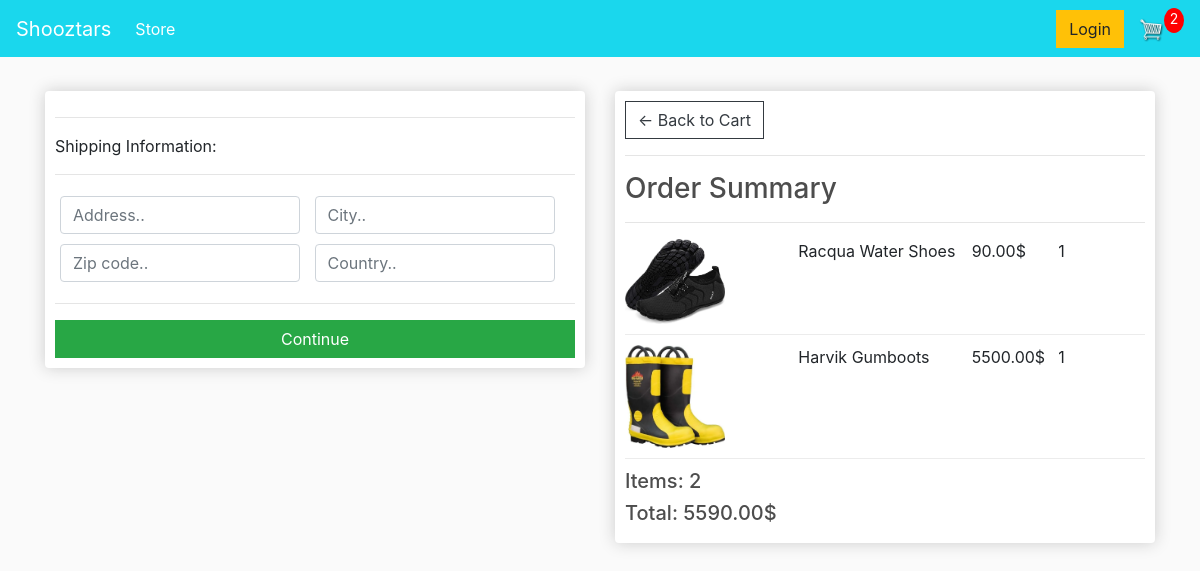
Screenshot of /checkout/ (signed in) with the database file from the repository.
### store/models.py (models this page shows, shortened)
class OrderItem(models.Model):
    product = models.ForeignKey(Product, on_delete=models.SET_NULL, null=True)
    order = models.ForeignKey(Order, on_delete=models.SET_NULL, null=True)
    quantity = models.IntegerField(default=0, null=True, blank=True)
    date_added = models.DateTimeField(auto_now_add=True)
    @property
    def get_total(self):
        total = self.product.price * self.quantity
        return total

class Product(models.Model):
    name = models.CharField(max_length=200)
    price = models.DecimalField(max_digits=12, decimal_places=2)
    digital = models.BooleanField(default=False, null=True, blank=True)
    image = models.ImageField(null=True, blank=True)
    @property
    def imageURL(self):
        try:
            url = self.image.url
        except:
            url = ''
        return url

class Order(models.Model):
    customer = models.ForeignKey(Customer, on_delete=models.SET_NULL, null=True, blank=True)
    date_ordered = models.DateTimeField(auto_now_add=True)
    complete = models.BooleanField(default=False)
    transaction_id = models.CharField(max_length=100, null=True)
    @property
    def shipping(self):
        shipping = False
        orderItems = self.orderitem_set.all()
        for i in orderItems:
            if i.product.digital == False:
                shipping = True
        return shipping
    @property
    def get_cart_total(self):
        orderitems = self.orderitem_set.all()
        total = sum([item.get_total for  item in orderitems])
        return total
    @property
    def get_cart_items(self):
        orderitems = self.orderitem_set.all()
        total = sum([item.quantity for  item in orderitems])
        return total

### store/views.py (the view)
# urls.py: path('checkout/', views.checkout, name = "checkout"),
def checkout(request):
    data = cartData(request)
    cartItems = data['cartItems']
    order = data['order']
    items = data['items']
    context = {'items':items, 'order':order, 'cartItems': cartItems}
    return render(request, 'store/checkout.html', context)

### store/utils.py (called while the page is built)
def cartData(request):
    if request.user.is_authenticated:
        customer = request.user.customer
        order, created = Order.objects.get_or_create(customer=customer, complete=False)
        items =  order.orderitem_set.all()
        cartItems = order.get_cart_items
    else:
        cookieData = cookieCart(request)
        cartItems = cookieData['cartItems']
        order = cookieData['order']
        items = cookieData['items']
    return{'cartItems':cartItems, 'order':order, 'items':items}

### store/templates/store/checkout.html (shortened to what this page needs)
{% extends 'store/main.html'%}
{% load static %}
{% block content%}
    <div class="row">
        <div class="col-lg-6">
            <div class="box-element" id="form-wrapper">
                <form id="form">
                    <div id="shipping-info">
                        <hr>
                        <p>Shipping Information:</p>
                        <hr>
                        <div class="form-field">
                            <input class="form-control" type="text" name="address" placeholder="Address..">
                        </div>
                        <div class="form-field">
                            <input class="form-control" type="text" name="city" placeholder="City..">
                        </div>
                        <div class="form-field">
                            <input class="form-control" type="text" name="zipcode" placeholder="Zip code..">
                        </div>
                        <div class="form-field">
                            <input class="form-control" type="text" name="country" placeholder="Country..">
                        </div>
                    </div>
                    <hr>
                    <input id="form-button" class="btn btn-success btn-block" type="submit" value="Continue">
                </form>
            </div>
            <br>
        </div>
        <div class="col-lg-6">
            <div class="box-element">
                <a  class="btn btn-outline-dark" href="{% url 'cart' %}">&#x2190; Back to Cart</a>
                <hr>
                <h3>Order Summary</h3>
                <hr>
                {% for item in items %}
                <div class="cart-row">
					<div style="flex:2"><img class="row-image" src="{{item.product.imageURL}}"></div>
					<div style="flex:2"><p>{{item.product.name}}</p></div>
					<div style="flex:1"><p>{{item.product.price}}$</p></div>
					<div style="flex:1"><p>{{item.quantity}}</p></div>
				</div>
                {% endfor %}
                <h5>Items: {{order.get_cart_items}}</h5>
                <h5>Total: {{order.get_cart_total|floatformat:2}}$</h5>
    </div>
{% endblock content %}

### static/css/main.css (style rules this page uses)
body { background-color: hsl(0, 0%, 98%); }
h1,h2,h3,h4,h5,h6 { color:hsl(0, 0%, 30%); }
.box-element { box-shadow:hsl(0, 0%, 80%) 0 0 16px; background-color: #fff; border-radius: 4px; padding: 10px; }
.col-lg-4, .col-lg-6, .col-lg-8, .col-lg-12 { margin-top: 10px; }
.btn { border-radius: 0; }
.row-image { width: 100px; }
.form-field { width:250px; display: inline-block; padding: 5px; }
.cart-row { display: flex; align-items: flex-stretch; padding-bottom: 10px; margin-bottom: 10px; border-bottom: 1px solid #ececec; }

### rows the page displays
OrderItem: product.imageURL (picture), product.name "Racqua Water Shoes", product.price "90.00", quantity "1"
OrderItem: product.imageURL (picture), product.name "Harvik Gumboots", product.price "5500.00", quantity "1"
Order: get_cart_items "2", get_cart_total "5590.00"

### other values shown
{{ cartItems }} "2"
